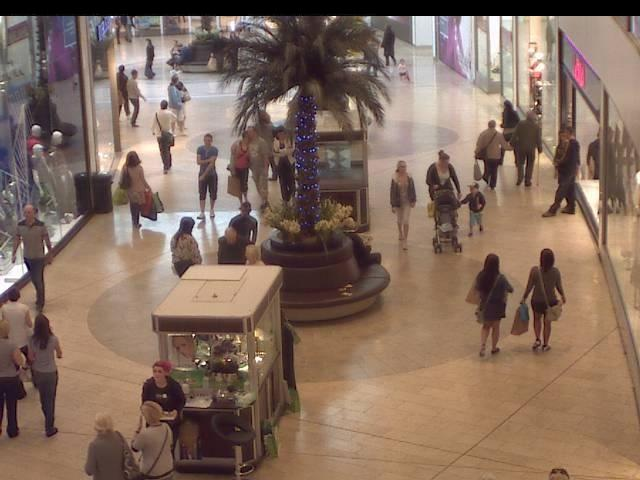
#> input picture evaluation/test_videos/mall_dataset/frames/seq_000013.jpg, 640 x 480 px
$ python -i calibration.py   (imports and definitions only)   (older library calls are emulated)
#> lines starting #> are read from the running program, lines starting #| are printed output that depends on the picture
#> further down, picture is the input picture: shape (480, 640, 3); mean B, G, R 95.2, 109.3, 132.5
import cv2
import numpy as np
from backend.database import get_feedback_stats

# Scene type definitions based on visual characteristics
SCENE_TYPES = {
    "sparse_indoor":   {"edge_range": (0.0,  0.08), "texture_range": (0.0,  0.15)},
    "moderate_indoor": {"edge_range": (0.08, 0.15), "texture_range": (0.0,  0.25)},
    "dense_indoor":    {"edge_range": (0.15, 0.25), "texture_range": (0.15, 0.4)},
    "sparse_outdoor":  {"edge_range": (0.0,  0.1),  "texture_range": (0.1,  0.3)},
    "moderate_outdoor":{"edge_range": (0.1,  0.2),  "texture_range": (0.2,  0.5)},
    "dense_outdoor":   {"edge_range": (0.2,  1.0),  "texture_range": (0.3,  1.0)},
}

# Default scale factors per scene type
DEFAULT_SCALES = {
    "sparse_indoor":    1.0,
    "moderate_indoor":  1.2,
    "dense_indoor":     1.8,
    "sparse_outdoor":   1.1,
    "moderate_outdoor": 1.5,
    "dense_outdoor":    3.0,
}


def detect_scene_type(frame):
    """
    Analyzes a frame and detects the scene type.
    Returns scene_type string.
    """
    gray = cv2.cvtColor(frame, cv2.COLOR_BGR2GRAY)
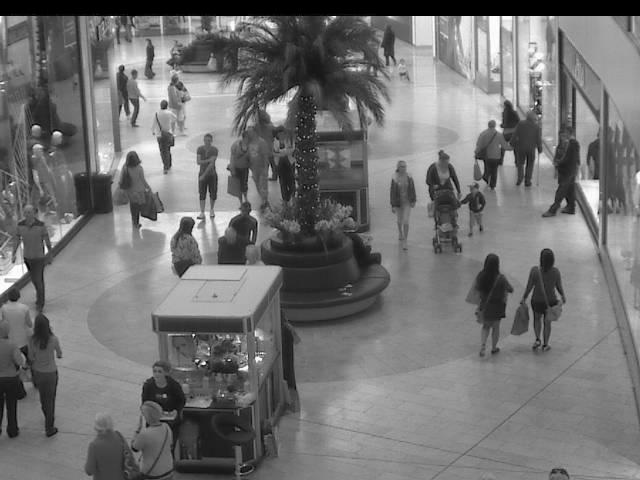
#> gray: shape (480, 640); min 0, max 255, mean 114.6

    # Edge density
    edges = cv2.Canny(gray, 50, 150)
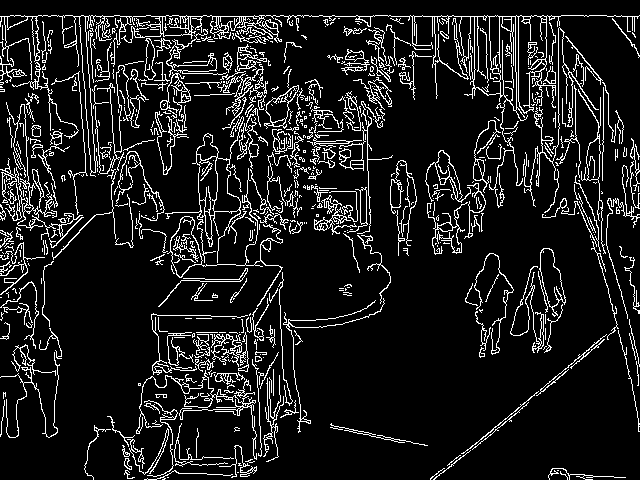
#> edges: shape (480, 640); 11.1% white in thin lines or dots
    edge_density = np.sum(edges > 0) / (gray.shape[0] * gray.shape[1])
#> edge_density = 0.111

    # Texture variance
    texture_variance = cv2.Laplacian(gray, cv2.CV_64F).var()
#> texture_variance = 479.7
    texture_score = min(texture_variance / 2000.0, 1.0)
#> texture_score = 0.24

    # Brightness (outdoor vs indoor)
    brightness = np.mean(gray) / 255.0
#> brightness = 0.449

    # Match to scene type
    best_match = "moderate_indoor"
    best_score = float('inf')

    for scene_type, ranges in SCENE_TYPES.items():
        e_min, e_max = ranges["edge_range"]
        t_min, t_max = ranges["texture_range"]

        e_dist = max(0, e_min - edge_density) + max(0, edge_density - e_max)
        t_dist = max(0, t_min - texture_score) + max(0, texture_score - t_max)
        score = e_dist + t_dist

        if score < best_score:
            best_score = score
            best_match = scene_type
#> this loop made 6 passes
#> (e_dist, t_dist, score, best_score) on passes 1 to 2: (0.0306, 0.0899, 0.12, 0.12), (0, 0, 0, 0)
#> (e_dist, t_dist, score) on passes 3 to 6: (0.0394, 0, 0.0394), (0.0106, 0, 0.0106), (0, 0, 0), (0.0894, 0.0601, 0.15)
#> after the loop, best_match = 'moderate_indoor'; best_score = 0

    return best_match, edge_density, texture_score


def get_calibrated_scale(scene_type):
    """
    Gets the best scale factor for a scene type.
    Uses feedback data if available, otherwise uses defaults.
    """
    feedback_stats = get_feedback_stats()

    if scene_type in feedback_stats:
        stats = feedback_stats[scene_type]
        # Only use feedback if we have enough samples
        if stats["sample_count"] >= 3:
            # Correction ratio tells us how much we over/undercount
            correction = stats["avg_correction_ratio"]
            base_scale = DEFAULT_SCALES.get(scene_type, 1.0)
            # Apply correction to base scale
            calibrated = base_scale * correction
            print(f"📊 Using calibrated scale for {scene_type}: {calibrated:.2f} "
                  f"(from {stats['sample_count']} feedback samples)")
            return round(calibrated, 2)

    return DEFAULT_SCALES.get(scene_type, 1.0)


def get_smart_scale(frame):
    """
    Main function — detects scene and returns calibrated scale.
    """
    scene_type, edge_density, texture_score = detect_scene_type(frame)
    scale = get_calibrated_scale(scene_type)
    return scale, scene_type, edge_density, texture_score

>>> import cv2
>>> picture = cv2.imread('../../evaluation/test_videos/mall_dataset/frames/seq_000013.jpg')
>>> result = detect_scene_type(picture)
#> result = ('moderate_indoor', 0.111, 0.24)

$ run again, on evaluation/test_videos/mall_dataset/frames/seq_000066.jpg
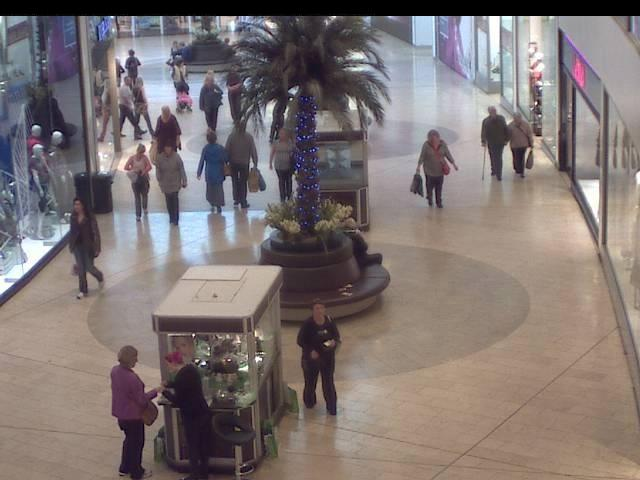
#> input picture evaluation/test_videos/mall_dataset/frames/seq_000066.jpg, 640 x 480 px
#> picture is the input picture: shape (480, 640, 3); mean B, G, R 115.3, 116.8, 127.1
#> in detect_scene_type, `gray = cv2.cvtColor(frame, cv2.COLOR_BGR2GRAY)`:
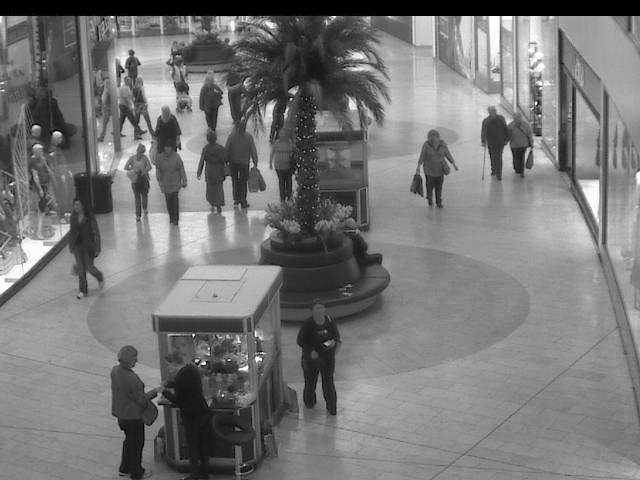
#> gray: shape (480, 640); min 0, max 255, mean 119.7
#> in detect_scene_type, `edges = cv2.Canny(gray, 50, 150)`:
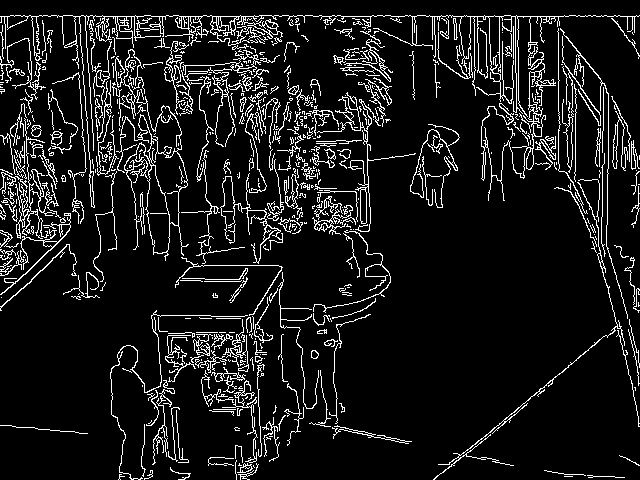
#> edges: shape (480, 640); 9.8% white in thin lines or dots
#> edge_density = 0.0976
#> texture_variance = 437.5
#> texture_score = 0.219
#> brightness = 0.47
#> the loop in detect_scene_type, `for scene_type, ranges in SCENE_TYPES.items():` made 6 passes
#> (e_dist, t_dist, score, best_score) on passes 1 to 2: (0.0176, 0.0688, 0.0864, 0.0864), (0, 0, 0, 0)
#> after the loop in detect_scene_type, `for scene_type, ranges in SCENE_TYPES.items():`: best_match = 'moderate_indoor'; best_score = 0
#> result = ('moderate_indoor', 0.0976, 0.219)
